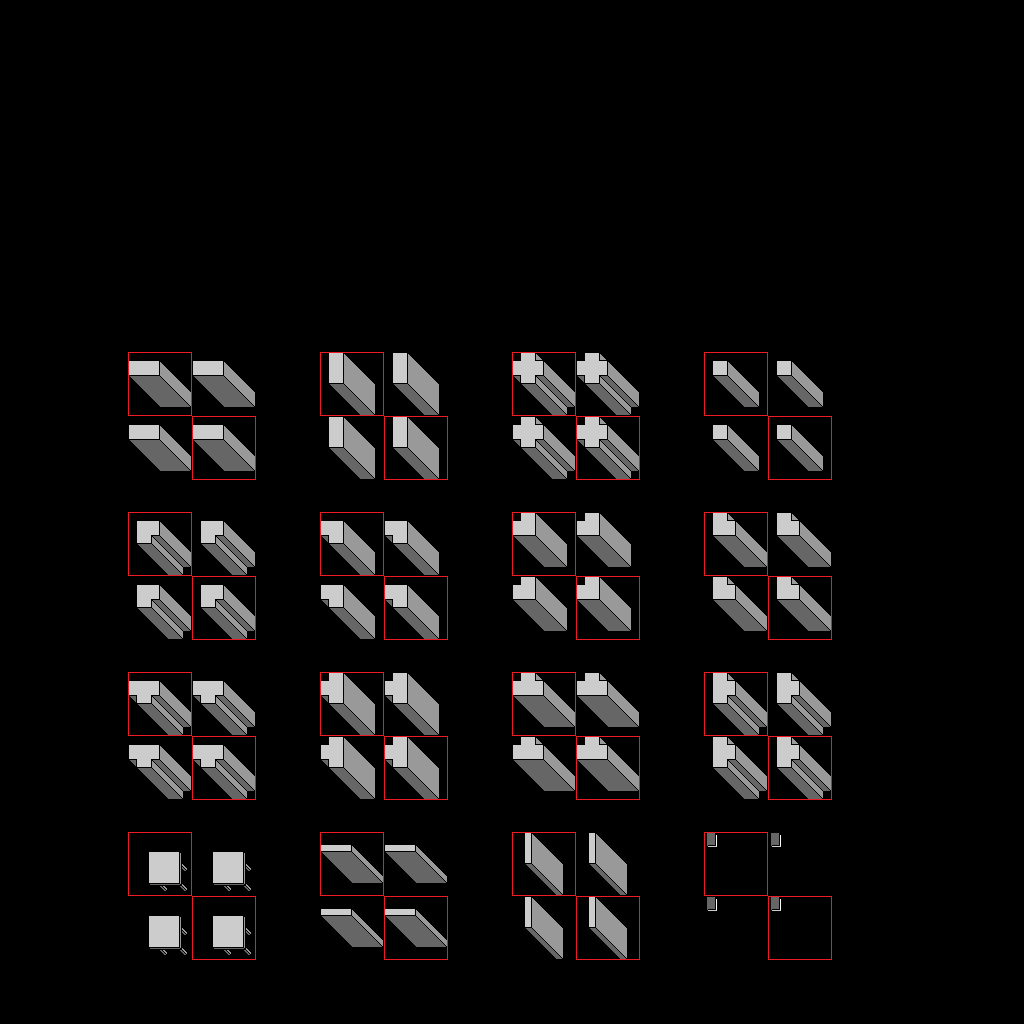

This game map was drawn from its Tiled (.tmx) file and the tilesets committed beside it. A one-line description and the trimmed map source follow:
An orthogonal 32x32 tile map with 32x32 px tiles, 3 tile layers (Walls, Walls level 2, Walls level 3), 2 tilesets.

<map version="1.0" orientation="orthogonal" width="32" height="32" tilewidth="32" tileheight="32">
 <tileset firstgid="1" name="perspective walls" tilewidth="64" tileheight="64">
  <image source="perspective walls.png" />
  <tile id="13">
   <properties>
    <property name="door" value="true" />
   </properties>
  </tile>
  <tile id="14">
   <properties>
    <property name="door" value="true" />
   </properties>
  </tile>
  <tile id="15">
   <properties>
    <property name="pickup" value="true" />
   </properties>
  </tile>
 </tileset>
 <tileset firstgid="17" name="perspective walls test" tilewidth="64" tileheight="64">
  <image source="perspective walls test.png" />
 </tileset>
 <layer name="Walls" width="32" height="32">
  <data>[1024 cells, 64 non-empty, 32 distinct tile ids]</data>
 </layer>
 <layer name="Walls level 2" width="32" height="32">
  <data>[1024 cells, 0 non-empty, 0 distinct tile ids]</data>
 </layer>
 <layer name="Walls level 3" width="32" height="32">
  <data>[1024 cells, 0 non-empty, 0 distinct tile ids]</data>
 </layer>
</map>
